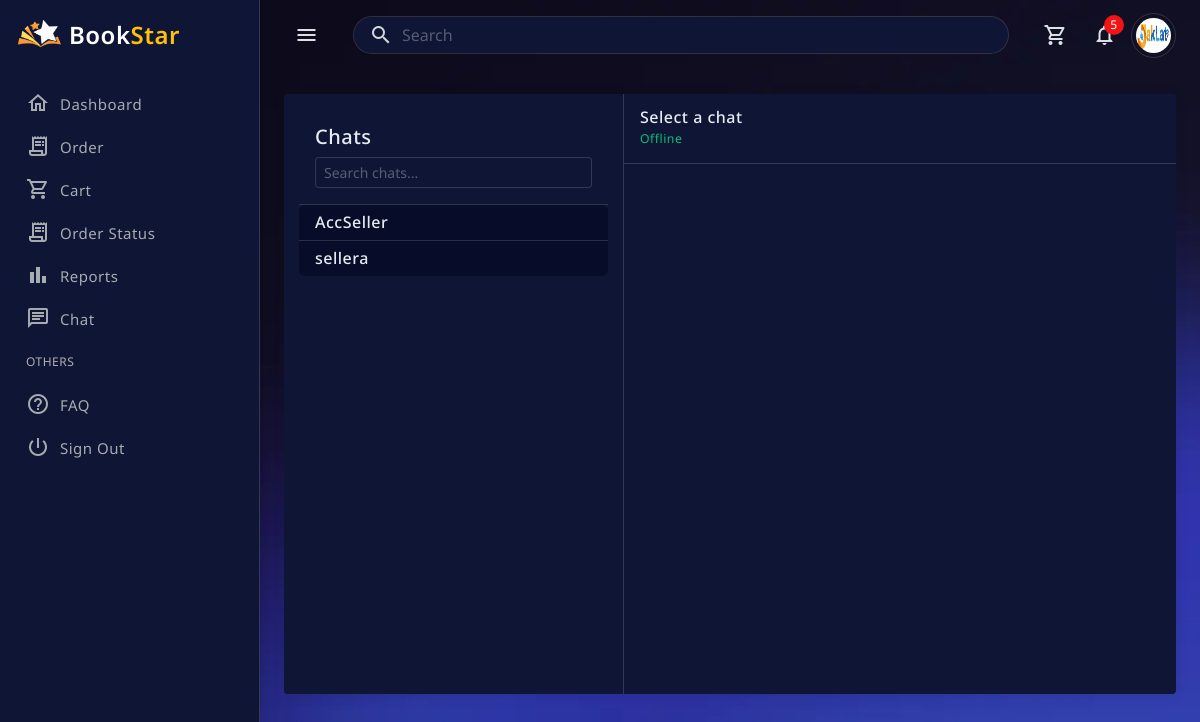
The app's page /public/?c=customerChat&m=index (signed in), older data.
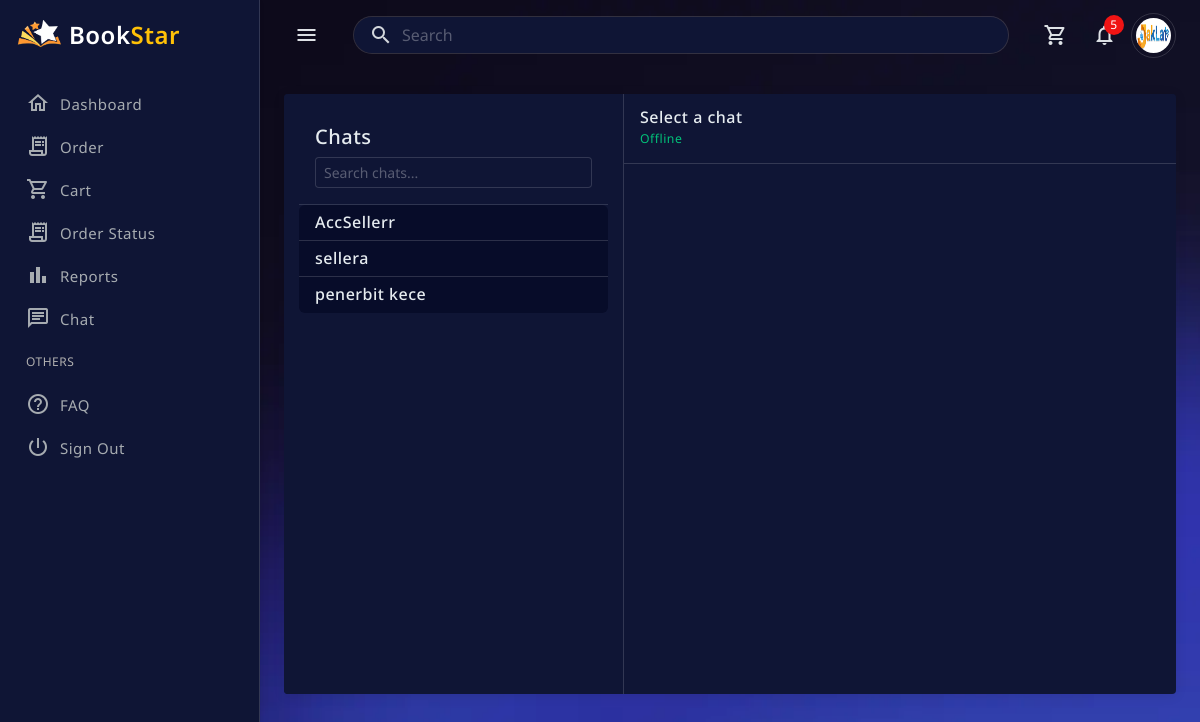
The same page, newer data.
### tables this page shows
CREATE TABLE `users` (
  `id` int(11) NOT NULL,
  `role_id` int(11) NOT NULL,
  `name` varchar(100) NOT NULL,
  `email` varchar(100) NOT NULL,
  `no_tlp` varchar(20) DEFAULT NULL,
  `password` varchar(255) NOT NULL,
  `nik` varchar(20) DEFAULT NULL,
  `address` text DEFAULT NULL,
  `no_rekening` varchar(50) DEFAULT NULL,
  `qris_image` varchar(255) DEFAULT NULL,
  `is_online` tinyint(1) DEFAULT 0,
  `is_super_admin` tinyint(1) DEFAULT 0,
  `created_at` timestamp NOT NULL DEFAULT current_timestamp(),
  `updated_at` timestamp NOT NULL DEFAULT current_timestamp() ON UPDATE current_timestamp(),
  `reset_token` varchar(255) DEFAULT NULL,
  `reset_expired` datetime DEFAULT NULL,
  `photo` varchar(255) DEFAULT NULL,
  `status` enum('aktif','nonaktif') DEFAULT 'aktif',
  `last_activity` datetime DEFAULT NULL,
  `is_deleted` tinyint(1) NOT NULL DEFAULT 0
);

### app/controllers/CustomerChatController.php (called while the page is built, shortened)
<?php
require_once APP_PATH . '/models/ChatModel.php';
class CustomerChatController
{
    private $chatModel;
    public function __construct()
    {
        $this->chatModel = new ChatModel();
    }
    public function index()
    {
        $sellers = $this->chatModel->getAllSellers();
        $chatWith = ['id' => '', 'name' => 'Select a chat', 'photo' => '', 'status' => 'Offline'];
        require APP_PATH . '/views/customer/chat.php';
    }
}

### public/index.php (called while the page is built, shortened)
<?php
$method     = $_GET['m'] ?? 'login';
$method     = preg_replace('/[^a-zA-Z_]/', '', $method);
$controllerObject = new $controllerName;
$controllerObject->$method();

### app/models/Database.php (called while the page is built)
<?php
class Database
{
    private static $instance = null;
    private $conn;
    private function __construct()
    {
        try {
            $this->conn = new PDO(
                "mysql:host=" . DB_HOST . ";dbname=" . DB_NAME,
                DB_USER,
                DB_PASS
            );
            $this->conn->setAttribute(PDO::ATTR_ERRMODE, PDO::ERRMODE_EXCEPTION);
        } catch (PDOException $e) {
            die('DB Error: ' . $e->getMessage());
        }
    }
    public static function getInstance()
    {
        if (self::$instance === null) {
            self::$instance = new Database();
        }
        return self::$instance;
    }
    public function getConnection()
    {
        return $this->conn;
    }
}

### app/models/ChatModel.php (called while the page is built, shortened)
<?php
require_once APP_PATH . '/models/Database.php';
class ChatModel
{
    private $db;
    public function __construct()
    {
        $this->db = Database::getInstance()->getConnection();
    }
    public function getAllSellers()
    {
        $stmt = $this->db->prepare("
        SELECT DISTINCT u.id, u.name, u.photo
        FROM users u
        JOIN products p ON p.seller_id = u.id
    ");
        $stmt->execute();
        return $stmt->fetchAll(PDO::FETCH_ASSOC);
    }
}

### app/views/customer/chat.php (the view, shortened to what the changed rows need)
<?php require APP_PATH . '/views/layouts/customer/header.php'; ?>
<main class="main-wrapper">
  <div class="main-content">
    <div class="chat-wrapper d-flex">
      <div class="chat-sidebar border-end">
        <div class="chat-sidebar-content">
          <div class="list-group list-group-flush">
            <?php foreach ($sellers as $s): ?>
              <a href="<?= BASE_URL ?>/?c=customerChat&m=index&userId=<?= $s['id'] ?>"
                class="list-group-item list-group-item-action <?= ($chatWith['id'] == $s['id']) ? 'active' : '' ?>">
                <div class="d-flex align-items-center">
                  <div class="flex-grow-1">
                    <h6 class="mb-0"><?= htmlspecialchars($s['name']) ?></h6>
                  </div>
                </div>
              </a>
            <?php endforeach; ?>
          </div>
        </div>
      </div>
    </div>
  </div>
</main>
<?php require APP_PATH . '/views/layouts/customer/footer.php'; ?>

Row changes from the older to the newer data that the page shows:
changed users: name "AccSeller" → "AccSellerr"
now on this page (row edited): users: name "penerbit kece"
